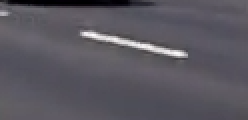
#> input picture crops/Screen Shot 2017-09-04 at 10.53.08 PM.png, 124 x 60 px, given in place of test1.jpg, which was not available (shown 2 times larger)
$ jupyter execute --allow-errors vehicle_detection.ipynb   (shell and % lines are left out)   (older library calls are emulated)   (text cells are left out)
#> lines starting #> are read from the running program, lines starting #| are printed output that depends on the picture; pictures that were not available may be replaced by others from this repository, and a replacement may not be noted
[cell 1]
# import basic libraries
import numpy as np
import cv2
import matplotlib.pyplot as plt
import matplotlib.image as mpimg
import glob

from skimage.feature import hog
from sklearn.preprocessing import StandardScaler
import time
from sklearn.svm import LinearSVC
from sklearn.model_selection import train_test_split
from scipy.ndimage.measurements import label
from collections import deque

[cell 2]
test_img = cv2.imread('test_images/test1.jpg')
#> test_img is the input picture: shape (60, 124, 3); mean B, G, R 95.6, 87.1, 89.9
test_img = cv2.cvtColor(test_img, cv2.COLOR_BGR2RGB)
plt.imshow(test_img)

[cell 3]
# Read in our vehicles and non-vehicles
cars = glob.glob('vehicles/*/*.png')
notcars = glob.glob('non-vehicles/*/*.png')
print('Loaded: {} car images and {} non car images'.format(len(cars),len(notcars)))

# 8968 non car, 56 minning, 3112 test prediction fails

# 8792 car, 54 white

[cell 4]
test_car = cv2.imread('vehicles/KITTI_extracted/1.png')
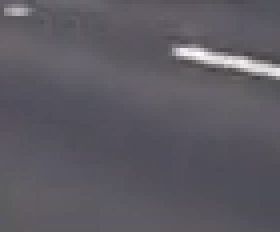
#> input picture crops/Screen Shot 2017-09-04 at 10.53.14 PM.png, 70 x 58 px, given in place of 1.png, which was not available (shown 4 times larger)
#> test_car is the input picture: shape (58, 70, 3); mean B, G, R 98.7, 90.7, 93.5
test_car = cv2.cvtColor(test_car, cv2.COLOR_BGR2RGB)
test_notcar = cv2.imread('non-vehicles/GTI/image10.png')
test_notcar = cv2.cvtColor(test_notcar, cv2.COLOR_BGR2RGB)

f, (ax1, ax2) = plt.subplots(1, 2, figsize=(24, 9))
f.tight_layout()
ax1.imshow(test_car)
ax1.set_title('Car', fontsize=50)
ax2.imshow(test_notcar)
ax2.set_title('Non Car', fontsize=50)
plt.subplots_adjust(left=0., right=1, top=0.9, bottom=0.)
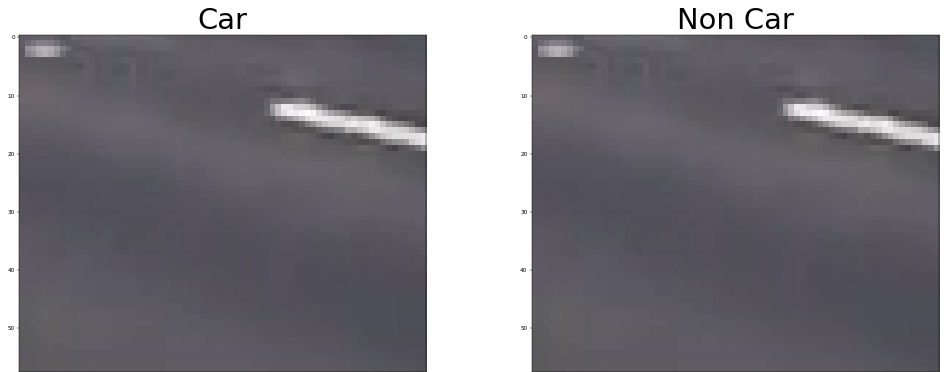
#> figure drawn by matplotlib, 2 panels

[cell 5]
# Define a function to return HOG features and visualization
# [11 lines left out: function get_hog_features, not called in this run]

#> (a cell that did not finish here is left out)

[cell 7]
# Define a function to compute color histogram features
# Pass the color_space flag as 3-letter all caps string
# like 'HSV' or 'LUV' etc.
# [18 lines left out: function bin_spatial, not called in this run]

#> (a cell that did not finish here is left out)

[cell 9]
# Define a function to compute color histogram features
# [12 lines left out: function color_hist, not called in this run]

#> (a cell that did not finish here is left out)

[cell 11]
# Define a function to return HOG features and visualization
# [14 lines left out: function get_hog_features, not called in this run]

[cell 12]
# Define a function to extract features from a list of images
# Have this function call bin_spatial() and color_hist()
def extract_features(imgs, cspace='RGB', spatial_size=(32, 32),
                        hist_bins=32, hist_range=(0, 256), orient=9,
                        pix_per_cell=8, cell_per_block=2, hog_channel=0,
                        spatial_feat=True, hist_feat=True, hog_feat=True):
    # Create a list to append feature vectors to
    features = []
    # Iterate through the list of images
    for file in imgs:
        file_features = []
        # Read in each one by one
        image = cv2.imread(file)
        image = cv2.cvtColor(image, cv2.COLOR_BGR2RGB)
        # apply color conversion if other than 'RGB'
        if cspace != 'RGB':
            if cspace == 'HSV':
                feature_image = cv2.cvtColor(image, cv2.COLOR_RGB2HSV)
            elif cspace == 'LUV':
                feature_image = cv2.cvtColor(image, cv2.COLOR_RGB2LUV)
            elif cspace == 'HLS':
                feature_image = cv2.cvtColor(image, cv2.COLOR_RGB2HLS)
            elif cspace == 'YUV':
                feature_image = cv2.cvtColor(image, cv2.COLOR_RGB2YUV)
            elif cspace == 'YCrCb':
                feature_image = cv2.cvtColor(image, cv2.COLOR_RGB2YCrCb)
        else: feature_image = np.copy(image)

        if spatial_feat == True:
            # Apply bin_spatial() to get spatial color features
            spatial_features = bin_spatial(feature_image, size=spatial_size)
            file_features.append(spatial_features)
        if hist_feat == True:
            # Apply color_hist() also with a color space option now
            rhist, ghist, bhist, bin_centers, hist_features = color_hist(feature_image, nbins=hist_bins, bins_range=hist_range)
            file_features.append(hist_features)

        if hog_feat == True:
            # Call get_hog_features() with vis=False, feature_vec=True
            if hog_channel == 'ALL':
                hog_features = []
                for channel in range(feature_image.shape[2]):
                    hog_features.append(get_hog_features(feature_image[:,:,channel],
                                        orient, pix_per_cell, cell_per_block,
                                        vis=False, feature_vec=True))
                hog_features = np.ravel(hog_features)
            else:
                hog_features = get_hog_features(feature_image[:,:,hog_channel], orient,
                            pix_per_cell, cell_per_block, vis=False, feature_vec=True)
            # Append the new feature vector to the features list
            file_features.append(hog_features)

        features.append(np.concatenate((file_features)))
    # Return list of feature vectors
    return features

[cell 13]
car_features = extract_features(cars, cspace='YUV', spatial_size=(16, 16),
                        hist_bins=32, hist_range=(0, 256), hog_channel='ALL', hist_feat=False)
notcar_features = extract_features(notcars, cspace='YUV', spatial_size=(16, 16),
                        hist_bins=32, hist_range=(0, 256), hog_channel='ALL', hist_feat=False)

if len(car_features) > 0:
    # Create an array stack of feature vectors
    X = np.vstack((car_features, notcar_features)).astype(np.float64)
    # Fit a per-column scaler
    X_scaler = StandardScaler().fit(X)
    # Apply the scaler to X
    scaled_X = X_scaler.transform(X)
    car_ind = np.random.randint(0, len(cars))
    # Plot an example of raw and scaled features
    fig = plt.figure(figsize=(12,4))
    plt.subplot(131)
    plt.imshow(mpimg.imread(cars[car_ind]))
    plt.title('Original Image')
    plt.subplot(132)
    plt.plot(X[car_ind])
    plt.title('Raw Features')
    plt.subplot(133)
    plt.plot(scaled_X[car_ind])
    plt.title('Normalized Features')
    fig.tight_layout()
else:
    print('Your function only returns empty feature vectors...')

[cell 14]
# Here is your draw_boxes function from the previous exercise
def draw_boxes(img, bboxes, color=(0, 0, 255), thick=6):
    # Make a copy of the image
    imcopy = np.copy(img)
    # Iterate through the bounding boxes
    for bbox in bboxes:
        # Draw a rectangle given bbox coordinates
        cv2.rectangle(imcopy, bbox[0], bbox[1], color, thick)
    # Return the image copy with boxes drawn
    return imcopy


# Define a function that takes an image,
# start and stop positions in both x and y,
# window size (x and y dimensions),
# and overlap fraction (for both x and y)
def slide_window(img, x_start_stop=[None, None], y_start_stop=[None, None],
                    xy_window=(64, 64), xy_overlap=(0.5, 0.5)):
    # If x and/or y start/stop positions not defined, set to image size
#> called with xy_window = (128, 128), xy_overlap = (0.5, 0.5)
    if x_start_stop[0] == None:
        x_start_stop[0] = 0
    if x_start_stop[1] == None:
        x_start_stop[1] = img.shape[1]
    if y_start_stop[0] == None:
        y_start_stop[0] = 0
    if y_start_stop[1] == None:
        y_start_stop[1] = img.shape[0]
    # Compute the span of the region to be searched
    xspan = x_start_stop[1] - x_start_stop[0]
#> xspan = 124
    yspan = y_start_stop[1] - y_start_stop[0]
    # Compute the number of pixels per step in x/y
    nx_pix_per_step = np.int(xy_window[0]*(1 - xy_overlap[0]))
    ny_pix_per_step = np.int(xy_window[1]*(1 - xy_overlap[1]))
    # Compute the number of windows in x/y
    nx_buffer = np.int(xy_window[0]*(xy_overlap[0]))
    ny_buffer = np.int(xy_window[1]*(xy_overlap[1]))
    nx_windows = np.int((xspan-nx_buffer)/nx_pix_per_step)
#> nx_windows = 0
    ny_windows = np.int((yspan-ny_buffer)/ny_pix_per_step)
    # Initialize a list to append window positions to
    window_list = []
    # Loop through finding x and y window positions
    # Note: you could vectorize this step, but in practice
    # you'll be considering windows one by one with your
    # classifier, so looping makes sense
    for ys in range(ny_windows):
        for xs in range(nx_windows):
            # Calculate window position
            startx = xs*nx_pix_per_step + x_start_stop[0]
            endx = startx + xy_window[0]
            starty = ys*ny_pix_per_step + y_start_stop[0]
            endy = starty + xy_window[1]
            # Append window position to list
            window_list.append(((startx, starty), (endx, endy)))
#> after the loop, window_list = []
    # Return the list of windows
    return window_list

[cell 15]
windows = slide_window(test_img, x_start_stop=[None, None], y_start_stop=[400, 656],
                    xy_window=(128, 128), xy_overlap=(0.5, 0.5))
#> windows = []

window_img = draw_boxes(test_img, windows, color=(0, 0, 255), thick=6)
plt.imshow(window_img)

[cell 16]
x_start_stop = [None, None]
xy_overlap = (0.5, 0.5)
y_start_stops = [[400, 656],
                 [400, 592],
                 [400, 128]]
xy_windows = [(128, 128),
              (96, 96),
              (64, 64)]

windows = []

for y_start_stop, xy_window in zip(y_start_stops, xy_windows):
    windows.extend(slide_window(test_img, x_start_stop, y_start_stop, xy_window, xy_overlap))
#> after the loop, windows = [((0, 400), (96, 496)), ((0, 448), (96, 544)), ((0, 496), (96, 592))]

window_img = draw_boxes(test_img, windows, color=(0, 0, 255), thick=6)
#> the loop in draw_boxes (call 2), `for bbox in bboxes:` made 3 passes
#> bbox on passes 1 to 3: ((0, 400), (96, 496)), ((0, 448), (96, 544)), ((0, 496), (96, 592))
plt.imshow(window_img)

[cell 17]
# Define a function to extract features from a single image window
# This function is very similar to extract_features()
# just for a single image rather than list of images
# [95 lines left out: functions single_img_features, search_windows, visualize, not called in this run]

[cell 18]
### TODO: Tweak these parameters and see how the results change.
color_space = 'YUV' # Can be RGB, HSV, LUV, HLS, YUV, YCrCb
orient = 9  # HOG orientations
pix_per_cell = 8 # HOG pixels per cell
cell_per_block = 2 # HOG cells per block
hog_channel = 'ALL' # Can be 0, 1, 2, or "ALL"
spatial_size = (16, 16) # Spatial binning dimensions
hist_bins = 16    # Number of histogram bins
spatial_feat = True # Spatial features on or off
hist_feat = False # Histogram features on or off
hog_feat = True # HOG features on or off
y_start_stop = [None, None] # Min and max in y to search in slide_window()

# Define the labels vector
y = np.hstack((np.ones(len(car_features)), np.zeros(len(notcar_features))))


# Split up data into randomized training and test sets
rand_state = np.random.randint(0, 100)
#> (the rest of this cell did not finish here and is left out)

[cell 19]
# Check the prediction time for a single sample
t=time.time()

draw_image = np.copy(test_img)

print(test_img.shape)
#| (60, 124, 3)
# Uncomment the following line if you extracted training
# data from .png images (scaled 0 to 1 by mpimg) and the
# image you are searching is a .jpg (scaled 0 to 255)
# test_img = test_img.astype(np.float32)/255

windows = slide_window(test_img, x_start_stop=[None, None], y_start_stop=y_start_stop,
                    xy_window=(96, 96), xy_overlap=(0.7, 0.7))
#> windows = []

#> (the rest of this cell did not finish here and is left out)

[cell 20]
# [22 lines left out: functions apply_threshold, draw_labeled_bboxes, not called in this run]

[cell 21]
# Define a single function that can extract features using hog sub-sampling and make predictions
# [97 lines left out: functions find_cars, convert_color, not called in this run]

[cell 22]
ystart = 390
ystop = 656
scale = [1, 1.8]

print(np.min(test_img),np.max(test_img))
#| 0 255
#> `subimg = cv2.resize(t_img, (64,64))`:
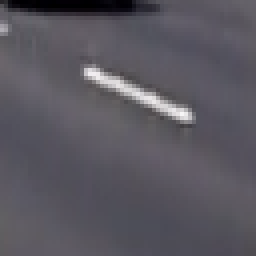
#> subimg: shape (64, 64, 3) (shown 4 times larger); mean R, G, B 89.8, 87, 95.4
#> (the rest of this cell did not finish here and is left out)

#> (a cell that did not finish here is left out)

[cell 24]
time_imgs = glob.glob('output_images/original*')
print(len(time_imgs))
heat = None
for img_dir in time_imgs:
    t_img = cv2.imread(img_dir)
    t_img = cv2.cvtColor(t_img, cv2.COLOR_BGR2RGB)

    out_img, heat = find_cars(t_img, ystart, ystop, [1, 1.8], svc, X_scaler, orient, pix_per_cell, cell_per_block, spatial_size, hist_bins, heat)

    # heatmap = apply_threshold(heatmap,1)
    # plt.imshow(heat)


    # Apply threshold to help remove false positives
    heat = apply_threshold(heat,5)

    # Visualize the heatmap when displaying
    heatmap = np.clip(heat, 0, 255)

    # Find final boxes from heatmap using label function
    labels = label(heatmap)
#     print(len(labels))
    draw_img = draw_labeled_bboxes(np.copy(t_img), labels)

#     plt.figure()
#     plt.imshow(draw_img)

    fig = plt.figure()
    plt.subplot(121)
    plt.imshow(out_img)
    plt.title('Car Positions')
    plt.subplot(122)
    plt.imshow(heatmap, cmap='hot')
    plt.title('Heat Map')
    fig.tight_layout()

#> (a cell that did not finish here is left out)

#> (a cell that did not finish here is left out)

[cell 27]
### heat = None
count = 1
i = 1
# [36 lines left out: function process_image, not called in this run]

[cell 28]
# Import everything needed to edit/save/watch video clips
from moviepy.editor import VideoFileClip, ImageClip, ImageSequenceClip
from IPython.display import HTML

[cell 29]
avg_image_array = []
test_output = 'test_videos_output/1.mp4'
## To speed up the testing process you may want to try your pipeline on a shorter subclip of the video
## To do so add .subclip(start_second,end_second) to the end of the line below
## Where start_second and end_second are integer values representing the start and end of the subclip
## You may also uncomment the following line for a subclip of the first 5 seconds
# clip1 = VideoFileClip("project_video.mp4").subclip(16,18)
# clip1 = VideoFileClip("project_video.mp4").subclip(20,23)
# clip1 = VideoFileClip("project_video.mp4").subclip(35,38)
# clip1 = VideoFileClip("project_video.mp4").subclip(41,44)
#> (the rest of this cell did not finish here and is left out)

[cell 30]
HTML("""
<video width="960" height="540" controls>
  <source src="{0}">
</video>
""".format(test_output))

[cell 31]
# minning
minning_imgs = glob.glob('crops/*')
print(len(minning_imgs))
ti = 0
#> (the rest of this cell did not finish here and is left out)
